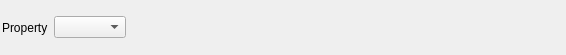
<?xml version="1.0" encoding="UTF-8"?>
<ui version="4.0">
 <class>DynamicChoiceWidget</class>
 <widget class="QFrame" name="DynamicChoiceWidget">
  <property name="geometry">
   <rect>
    <x>0</x>
    <y>0</y>
    <width>566</width>
    <height>55</height>
   </rect>
  </property>
  <layout class="QHBoxLayout" name="horizontalLayout">
   <property name="leftMargin">
    <number>2</number>
   </property>
   <property name="topMargin">
    <number>2</number>
   </property>
   <property name="rightMargin">
    <number>2</number>
   </property>
   <property name="bottomMargin">
    <number>2</number>
   </property>
   <item>
    <widget class="QLabel" name="label">
     <property name="text">
      <string>Property</string>
     </property>
    </widget>
   </item>
   <item>
    <widget class="QComboBox" name="value"/>
   </item>
   <item>
    <spacer name="horizontalSpacer">
     <property name="orientation">
      <enum>Qt::Horizontal</enum>
     </property>
     <property name="sizeHint" stdset="0">
      <size>
       <width>40</width>
       <height>20</height>
      </size>
     </property>
    </spacer>
   </item>
  </layout>
 </widget>
 <resources/>
 <connections/>
</ui>
